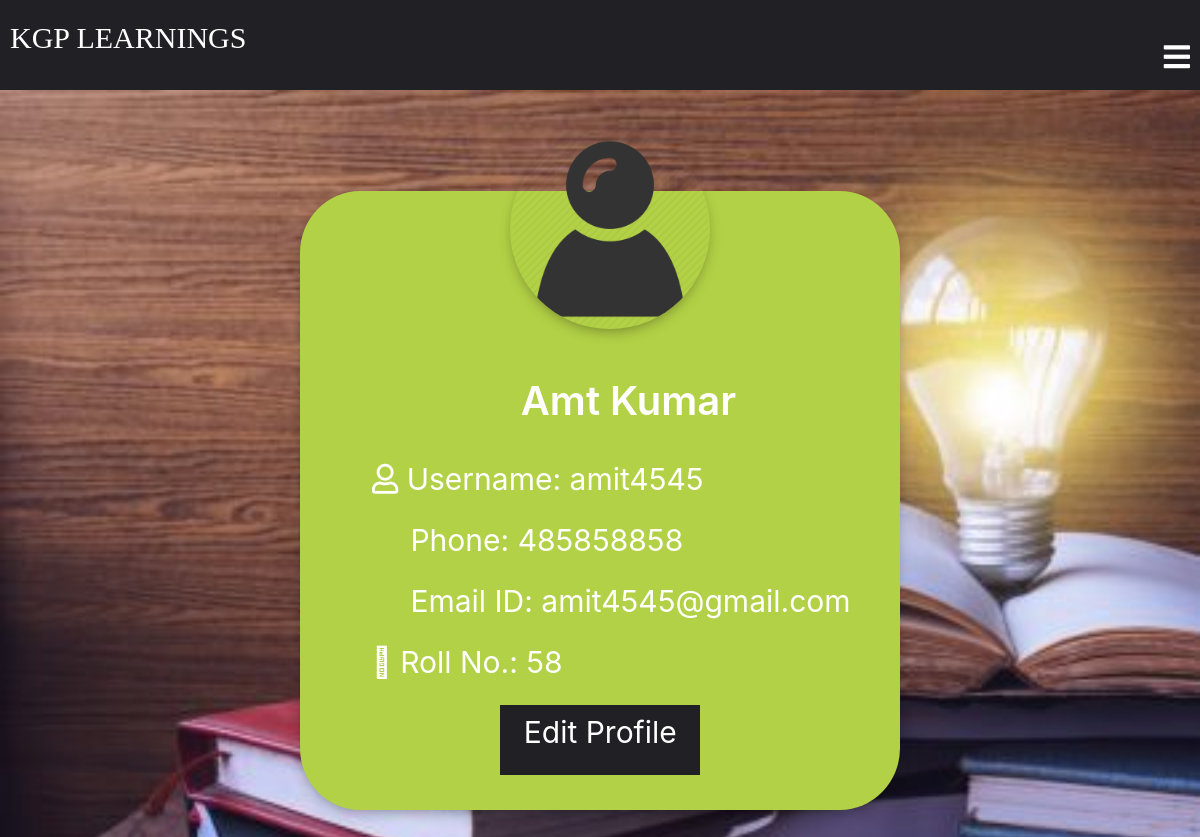
/classroom/student/22/ (signed in), run on the app's committed database.
### classroom/models.py (models this page shows, shortened)
class Student(models.Model):
    user = models.OneToOneField(
        User, on_delete=models.CASCADE, primary_key=True, related_name='Student')
    phone = models.IntegerField()
    student_profile_pic = models.ImageField(
        upload_to="classroom/student_profile_pic", blank=True)
    name = models.CharField(max_length=250)
    email = models.EmailField(max_length=254)
    roll_no = models.CharField(max_length=50)
    class Meta:
        ordering = ['roll_no']

class User(AbstractUser):
    is_teacher = models.BooleanField(default=False)
    is_student = models.BooleanField(default=False)

### classroom/views.py (the view)
# urls.py: path('student/<int:pk>/',views.StudentDetailView.as_view(),name="student_detail"),
class StudentDetailView(LoginRequiredMixin, DetailView):
    context_object_name = "student"
    model = models.Student
    template_name = 'student_detail_page.html'

### template/student_detail_page.html (shortened to what this page needs)
{% extends 'base.html' %}
{% load static %}
{% block content %}
<div class="profile">
  <div class="profile-box">
    {% if student.student_profile_pic %}
    <img src="{{ student.student_profile_pic.url }}">
    {% else %}
    <img src="{% static 'images/login-avatar.PNG' %}" alt="">
    {% endif %}
    <div class="profile-details">
      <h1>{{ student.name }}</h1>
      <br>
      <p><i class="far fa-user"></i> Username: {{ student.user.username }}</p>
      <p><i class="far fa-phone"></i> Phone: {{ student.phone }}</p>
      <p><i class="far fa-envelope-open-text"></i> Email ID: {{ student.email }}</p>
      <p><i class="fal fa-user-tag"></i> Roll No.: {{ student.roll_no }}</p>
      <a href="{% url 'classroom:student_update' pk=user.pk %}">
        <p class="edit-button">Edit Profile</p>
      </a>
    </div>
  </div>
</div>
{% endblock %}

### static/css/newbase.css (style rules this page uses)
.profile { margin:0; padding: 0; position: absolute; width:100%; height: 100vh; display:flex; justify-content: center; align-items: center; }
.profile img { position: absolute; margin: 0; width: 100%; height: 100%; object-fit: cover; background-attachment: fixed; }
.profile-box { width: 600px; margin-top: 20px; background: #b3d146; position: absolute; padding: 15px; border-radius: 10%; box-shadow: 0 5px 15px -5px #00000070 }
.profile-box img { width: 200px; height: 200px; border-radius: 50%; top: -10%; left: 35%; box-shadow: 0 5px 15px -5px #00000070 }
.profile-details { color: white; margin-top: 30%; margin-left: 10%; }
.profile-details h1 { font-size: 40px; font-weight: 600; text-align: center; }
.profile-details p { font-size: 30px; font-weight: 400; }
.profile-details .edit-button { margin: 20px; margin-left: 25%; height: 70px; width: 200px; text-align: center; background: #212125; text-decoration: none; color: white; padding: 5px; }

### data on the page
Student: name "Amt Kumar", user.username "amit4545", phone "485858858", email "amit4545@gmail.com", roll_no "58"
